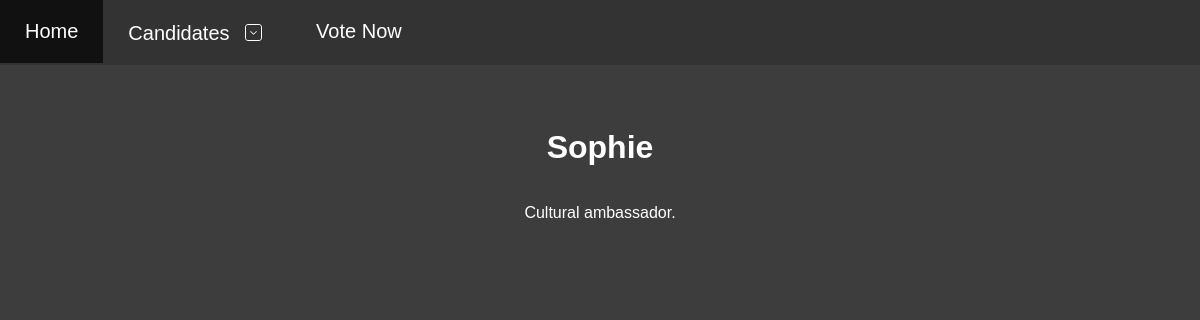
Before: /candidate/5 (signed in) with the older database file.
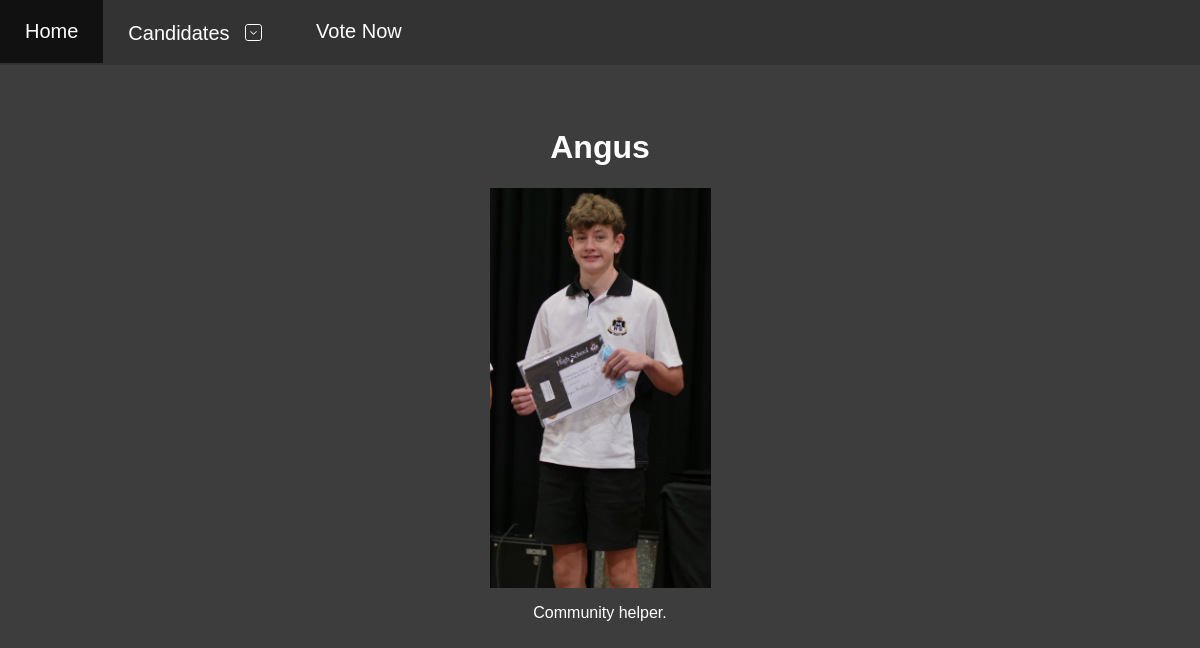
After: the same page with the newer database file.
### myapp/models.py (models this page shows, shortened)
class Candidate(db.Model):
    id          = db.Column(db.Integer, primary_key=True)
    name        = db.Column(db.String(100), nullable=False)
    gender      = db.Column(db.String(10),  nullable=False)
    bio         = db.Column(db.Text)
    image_url   = db.Column(db.String(250))

### myapp/app.py (the view)
    @app.route('/candidate/<int:candidate_id>')
    @login_required
    def candidate(candidate_id):
        candidate = Candidate.query.get_or_404(candidate_id)
        return render_template('candidate.html', candidate=candidate)

### myapp/templates/candidate.html (shortened to what this page needs)
{% extends 'base.html' %}
{% block content %}
  <h1>{{ candidate.name }}</h1>
  {% if candidate.image_url %}
    <img src="{{ url_for('static', filename=candidate.image_url) }}" alt="{{ candidate.name }}" style="max-width:400px; max-height:400px;">
  {% endif %}
  {% if candidate.bio %}
    <p>{{ candidate.bio }}</p>
  {% else %}
    <p>No biography provided yet.</p>
  {% endif %}
{% endblock %}

### myapp/templates/base.html (shortened to what this page needs)
<!doctype html>
<html lang = en >
<head>
  <link rel="stylesheet" href="{{ url_for('static', filename='styles.css') }}">
</head>
<body class="container">
  <ul>
    <li><a href="{{ url_for('home') }}" class="{% if request.endpoint == 'home' %}active{% endif %}">Home</a></li>
    <li>
      {% set current_page = request.endpoint %}
      <a href="#" class="border" class="{% if current_page == 'candidates' or current_page == 'candidate' %}active{% endif %}">Candidates <img class="arrow" src='{{url_for("static", filename="images/DropdownArrow.png")}}' alt="DropdownArrow" style="width: 25px;"></a>
    </li>
    <li><a href="{{ url_for('votepage') }}" class="{% if request.endpoint == 'votepage' %}active{% endif %}">Vote Now</a></li>
  </ul>
  {% block content %}{% endblock %}
</body>
</html>

### myapp/static/styles.css (style rules this page uses)
* { box-sizing: border-box; }
.arrow { margin-left:6px; font-size:0.5em; vertical-align:sub; }
p { color: #ffffff; }
a { padding-bottom: 10px; color: #00EBCF; text-decoration: underline; }
body { background-color: #3d3d3d; font-family: Tahoma, Geneva, Verdana, sans-serif; text-align: center; color: #ffffff; padding-top: 100px; }
h1 { color: #ffffff; }
ul { float:left; list-style:none; margin: 0; padding: 0; background-color: #333; position: fixed; top: 0; left:0; width: 100%; display: flex; z-index: 999; }
ul li { display: inline-block; position: relative; }
li { list-style-type: none; }
.container { display: flex; flex-direction: column; align-items: center; padding: 32px; padding-top: 100px; }
ul li a { display:block; padding: 20px 25px; color: #fff; text-decoration: none; text-align: center; font-size: 20px; }

Changed rows visible on the page:
changed Candidate: name "Sophie" → "Angus"; image_url+name: picture added; bio "Cultural ambassador." → "Community helper."
